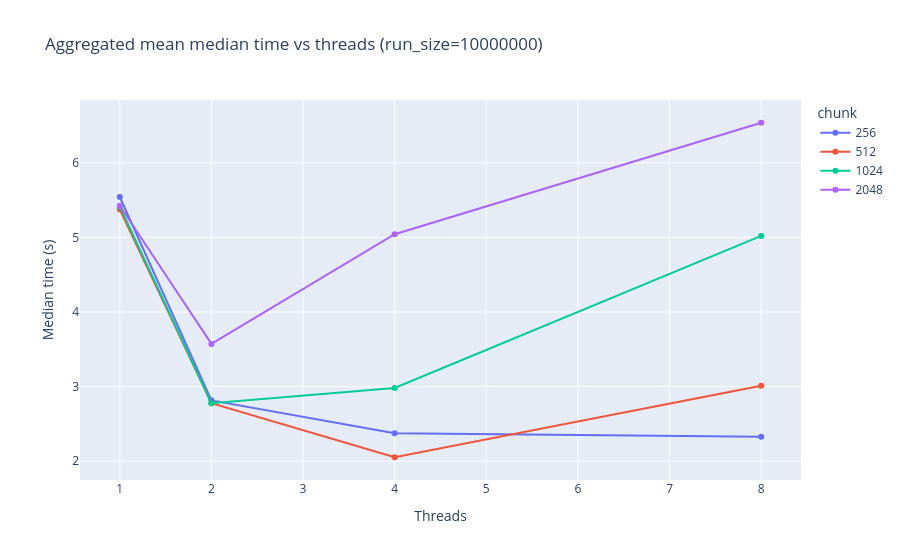

Source (notebook cell):
### Code cell
agg_df, rs = make_agg_df(df, run_size=None, bench_contains=None, agg="mean")

fig_line = px.line(
    agg_df,
    x="threads",
    y="time_s",
    color="chunk",
    markers=True,
    title=f"Aggregated { 'mean' } median time vs threads (run_size={rs})",
    hover_data=["chunk", "threads", "time_s"],
)
fig_line.update_layout(
    xaxis_title="Threads",
    yaxis_title="Median time (s)",
)
fig_line.show()

### Figure 1 — Plotly figure (JSON) as saved in the notebook; plotly's stock layout.template omitted (floating-point values rounded to 4 significant figures)
{"data": [{"customdata": [[256], [256], [256], [256]], "hovertemplate": "chunk=%{customdata[0]}<br>threads=%{x}<br>time_s=%{y}<extra></extra>", "legendgroup": "256", "line": {"color": "#636efa", "dash": "solid"}, "marker": {"symbol": "circle"}, "mode": "lines+markers", "name": "256", "orientation": "v", "showlegend": true, "type": "scatter", "x": [1, 2, 4, 8], "xaxis": "x", "y": [5.542, 2.816, 2.375, 2.327], "yaxis": "y"}, {"customdata": [[512], [512], [512], [512]], "hovertemplate": "chunk=%{customdata[0]}<br>threads=%{x}<br>time_s=%{y}<extra></extra>", "legendgroup": "512", "line": {"color": "#EF553B", "dash": "solid"}, "marker": {"symbol": "circle"}, "mode": "lines+markers", "name": "512", "orientation": "v", "showlegend": true, "type": "scatter", "x": [1, 2, 4, 8], "xaxis": "x", "y": [5.374, 2.778, 2.053, 3.012], "yaxis": "y"}, {"customdata": [[1024], [1024], [1024], [1024]], "hovertemplate": "chunk=%{customdata[0]}<br>threads=%{x}<br>time_s=%{y}<extra></extra>", "legendgroup": "1024", "line": {"color": "#00cc96", "dash": "solid"}, "marker": {"symbol": "circle"}, "mode": "lines+markers", "name": "1024", "orientation": "v", "showlegend": true, "type": "scatter", "x": [1, 2, 4, 8], "xaxis": "x", "y": [5.415, 2.777, 2.982, 5.019], "yaxis": "y"}, {"customdata": [[2048], [2048], [2048], [2048]], "hovertemplate": "chunk=%{customdata[0]}<br>threads=%{x}<br>time_s=%{y}<extra></extra>", "legendgroup": "2048", "line": {"color": "#ab63fa", "dash": "solid"}, "marker": {"symbol": "circle"}, "mode": "lines+markers", "name": "2048", "orientation": "v", "showlegend": true, "type": "scatter", "x": [1, 2, 4, 8], "xaxis": "x", "y": [5.425, 3.573, 5.042, 6.536], "yaxis": "y"}], "layout": {"legend": {"title": {"text": "chunk"}, "tracegroupgap": 0}, "title": {"text": "Aggregated mean median time vs threads (run_size=10000000)"}, "xaxis": {"anchor": "y", "domain": [0, 1], "title": {"text": "Threads"}}, "yaxis": {"anchor": "x", "domain": [0, 1], "title": {"text": "Median time (s)"}}}}
